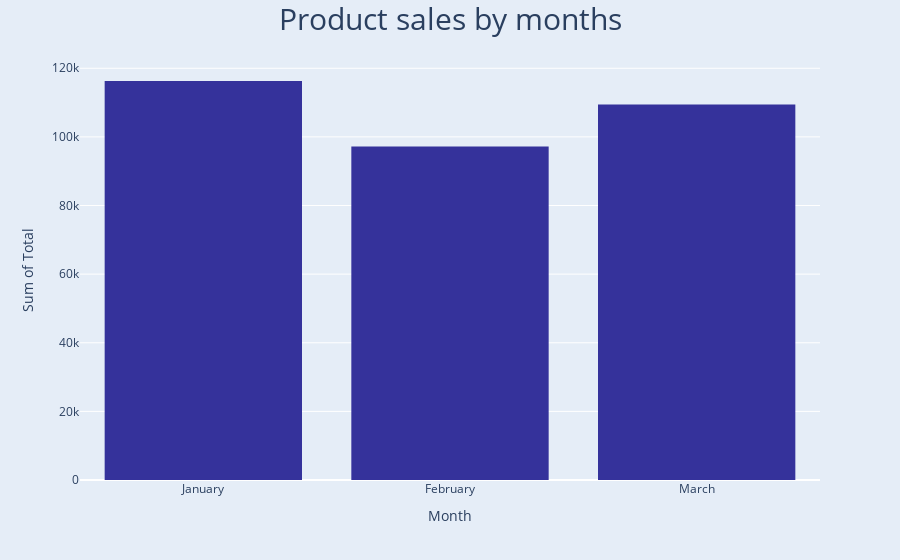

The notebook cell this image was saved under:
### Code cell
fig = px.histogram(df_store, x='Month', y='Total', color_discrete_sequence =['#35329b'])

fig.update_xaxes(title_text='Month')
fig.update_yaxes(title_text='Sum of Total')

fig.update_layout(template="plotly", height=650)

fig.update(
    layout_title_text="Product sales by months",
    layout_title_font_size=30,
    layout_title_x=0.5,
    layout_paper_bgcolor='rgb(229, 237, 247)',
    layout_plot_bgcolor='rgb(229, 237, 247)',
)

fig.show()

### Figure 1 — Plotly figure (JSON) as saved in the notebook; plotly's stock layout.template omitted (floating-point values rounded to 4 significant figures; data arrays with more than 128 entries replaced by an {"elided": "..."} marker saying what was removed)
{"data": [{"alignmentgroup": "True", "bingroup": "x", "histfunc": "sum", "hovertemplate": "Month=%{x}<br>sum of Total=%{y}<extra></extra>", "legendgroup": "", "marker": {"color": "#35329b", "pattern": {"shape": ""}}, "name": "", "offsetgroup": "", "orientation": "v", "showlegend": false, "type": "histogram", "x": {"elided": "1000 str values"}, "xaxis": "x", "y": {"elided": "1000 float values"}, "yaxis": "y"}], "layout": {"autosize": true, "barmode": "relative", "legend": {"tracegroupgap": 0}, "margin": {"t": 60}, "paper_bgcolor": "rgb(229, 237, 247)", "plot_bgcolor": "rgb(229, 237, 247)", "title": {"font": {"size": 30}, "text": "Product sales by months", "x": 0.5}, "xaxis": {"anchor": "y", "autorange": true, "domain": [0, 1], "range": [-0.5, 2.5], "title": {"text": "Month"}, "type": "category"}, "yaxis": {"anchor": "x", "autorange": true, "domain": [0, 1], "range": [0, 122400.0], "title": {"text": "Sum of Total"}, "type": "linear"}}}
